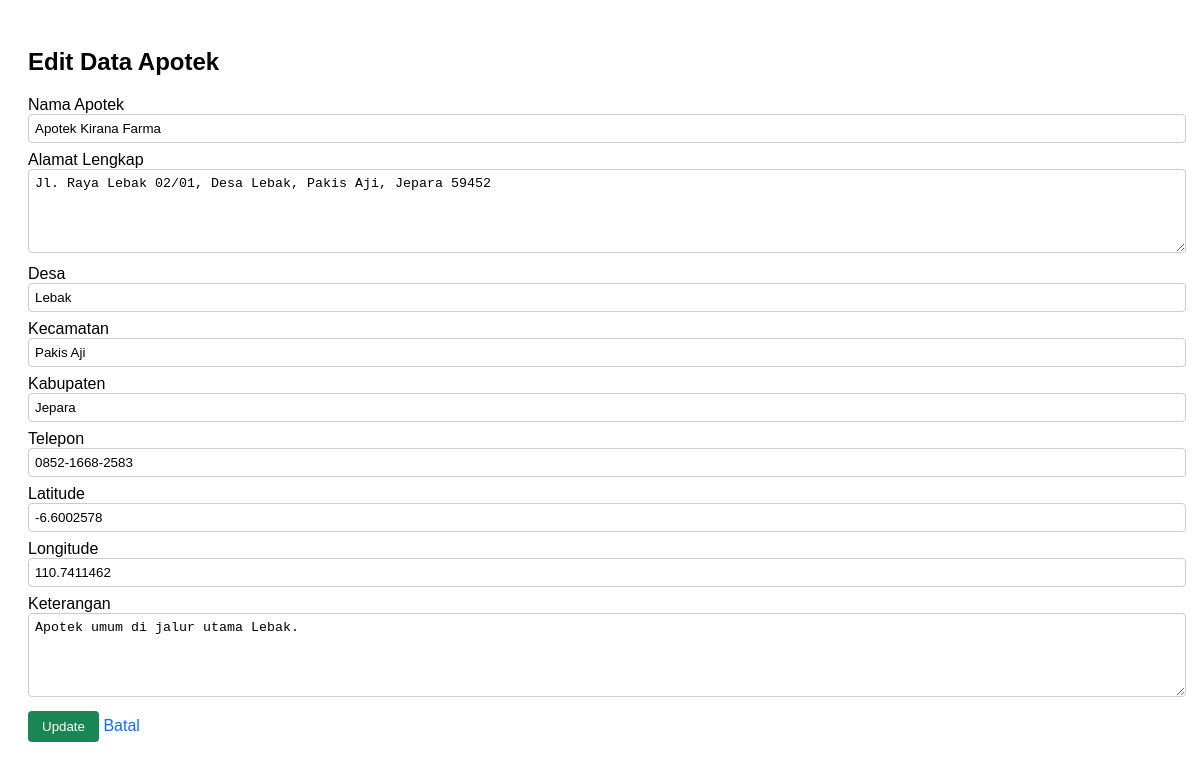
The app's page /admin/edit.php?id=1 (signed in) with its own data.
### tables this page shows
CREATE TABLE `apotek` (
  `id` int(11) NOT NULL,
  `nama_apotek` varchar(150) NOT NULL,
  `alamat` text NOT NULL,
  `desa` varchar(100) NOT NULL,
  `kecamatan` varchar(100) NOT NULL DEFAULT 'Pakis Aji',
  `kabupaten` varchar(100) NOT NULL DEFAULT 'Jepara',
  `telepon` varchar(30) DEFAULT NULL,
  `latitude` decimal(10,7) NOT NULL,
  `longitude` decimal(10,7) NOT NULL,
  `keterangan` text DEFAULT NULL,
  `created_at` timestamp NOT NULL DEFAULT current_timestamp(),
  `updated_at` timestamp NOT NULL DEFAULT current_timestamp() ON UPDATE current_timestamp()
);

### admin/edit.php (the view, shortened to what this page needs)
<?php
require '../config.php';
$id = intval($_GET['id'] ?? 0);
$sql = "SELECT * FROM apotek WHERE id = $id";
$res = mysqli_query($conn, $sql);
$data = mysqli_fetch_assoc($res);
?>
<!DOCTYPE html>
<html lang="id">
<head>
</head>
<body>
<h2>Edit Data Apotek</h2>
<form method="post">
    <label>Nama Apotek</label>
    <input type="text" name="nama_apotek" value="<?= htmlspecialchars($data['nama_apotek']) ?>" required>
    <label>Alamat Lengkap</label>
    <textarea name="alamat" required><?= htmlspecialchars($data['alamat']) ?></textarea>
    <label>Desa</label>
    <input type="text" name="desa" value="<?= htmlspecialchars($data['desa']) ?>" required>
    <label>Kecamatan</label>
    <input type="text" name="kecamatan" value="<?= htmlspecialchars($data['kecamatan']) ?>" required>
    <label>Kabupaten</label>
    <input type="text" name="kabupaten" value="<?= htmlspecialchars($data['kabupaten']) ?>" required>
    <label>Telepon</label>
    <input type="text" name="telepon" value="<?= htmlspecialchars($data['telepon']) ?>">
    <label>Latitude</label>
    <input type="text" name="latitude" value="<?= $data['latitude'] ?>" required>
    <label>Longitude</label>
    <input type="text" name="longitude" value="<?= $data['longitude'] ?>" required>
    <label>Keterangan</label>
    <textarea name="keterangan"><?= htmlspecialchars($data['keterangan']) ?></textarea>
    <button type="submit">Update</button>
    <a href="index.php">Batal</a>
</form>
</body>
</html>

### admin/edit.php (style rules this page uses)
body { font-family: Arial, sans-serif; padding:20px; }
label { display:block; margin-top:8px; }
input[type=text], textarea { width:100%; padding:6px; border:1px solid #ccc; border-radius:4px; }
textarea { height:70px; }
button { margin-top:10px; padding:8px 14px; background:#198754; color:#fff; border:none; border-radius:4px; cursor:pointer; }
a { text-decoration:none; color:#0d6efd; }

### records on screen
apotek: nama_apotek "Apotek Kirana Farma", alamat "Jl. Raya Lebak 02/01, Desa Lebak, Pakis Aji, Jepara 59452", desa "Lebak", kecamatan "Pakis Aji", kabupaten "Jepara", telepon "0852-1668-2583", latitude "-6.6002578", longitude "110.7411462", keterangan "Apotek umum di jalur utama Lebak."
